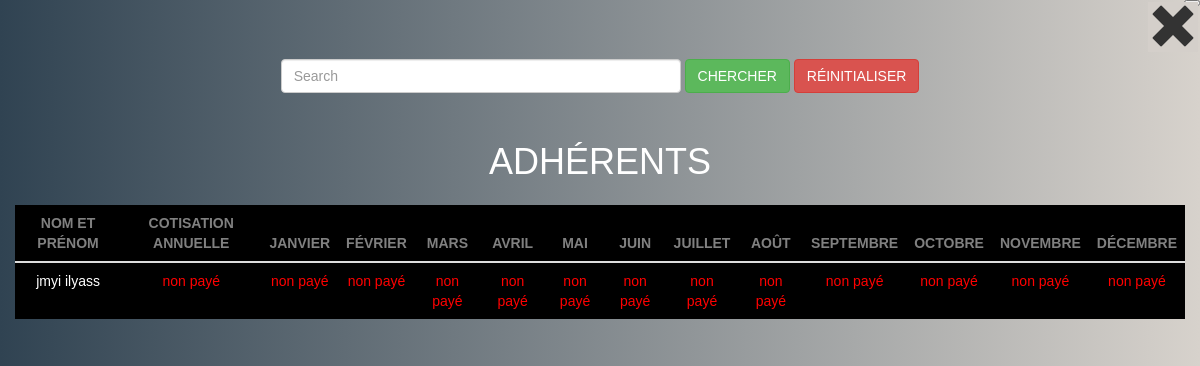
The app's page /paiement_adherent.php (signed in) with its own data.
### tables this page shows
CREATE TABLE `adherent_payment` (
  `adherent_code` varchar(20) NOT NULL,
  `cotisation` varchar(10) NOT NULL DEFAULT 'non payé',
  `janvier` varchar(10) NOT NULL DEFAULT 'non payé',
  `février` varchar(10) NOT NULL DEFAULT 'non payé',
  `mars` varchar(10) NOT NULL DEFAULT 'non payé',
  `avril` varchar(10) NOT NULL DEFAULT 'non payé',
  `mai` varchar(10) NOT NULL DEFAULT 'non payé',
  `juin` varchar(10) NOT NULL DEFAULT 'non payé',
  `juillet` varchar(10) NOT NULL DEFAULT 'non payé',
  `août` varchar(10) NOT NULL DEFAULT 'non payé',
  `septembre` varchar(10) NOT NULL DEFAULT 'non payé',
  `octobre` varchar(10) NOT NULL DEFAULT 'non payé',
  `novembre` varchar(10) NOT NULL DEFAULT 'non payé',
  `decembre` varchar(10) NOT NULL DEFAULT 'non payé'
);

CREATE TABLE `adherents` (
  `adherent_code` varchar(20) NOT NULL,
  `nom` varchar(15) NOT NULL,
  `prenom` varchar(15) NOT NULL,
  `date_naissance` date NOT NULL,
  `adresse` text NOT NULL,
  `telephone` varchar(12) NOT NULL,
  `date_inscription` date NOT NULL,
  `description` text,
  `code_frere` text
);

### paiement_adherent.php (the view, shortened to what this page needs)
<?php
try {
 $connect = connection();
      $request = $connect->prepare('SELECT nom,prenom,cotisation,janvier,février,mars,avril,mai,juin,juillet,août,septembre,octobre,novembre,decembre FROM adherents a , adherent_payment ad WHERE a.adherent_code = ad.adherent_code');
      $request->execute();
}
    catch (Exception $e) {
      $e->getMessage();
      }
?>
<!DOCTYPE html>
<html lang="en">
<head>
  <link rel="stylesheet" href="https://maxcdn.bootstrapcdn.com/bootstrap/3.4.1/css/bootstrap.min.css">
</head>
<body>
<div id="id01" class="modal">
<nav class="navbar text-center">
  <div class="container-fluid" >
     <form class="navbar-form " action="<?php $_SERVER['PHP_SELF'] ?>" method="GET">
      <div class="form-group">
        <input type="text" class="form-control" placeholder="Search" name="search" style="width: 400px;">
      </div>
      <button type="submit" class="btn btn-success " name="search_btn">CHERCHER</button>
      <button type="submit" class="btn  btn-danger" name="reset">RÉINITIALISER</button>
    </form>
  </div>
</nav>
    <div class="container-fluid text-center">
        <h1 id="title" >ADHÉRENTS</h1>
    <table class="table">
    <thead>
      <tr>
        <th>NOM ET PRÉNOM</th>
        <th>COTISATION ANNUELLE</th>
        <th>JANVIER</th>
        <th>FÉVRIER</th>
        <th>MARS</th>
        <th>AVRIL</th>
        <th>MAI</th>
        <th>JUIN</th>
        <th>JUILLET</th>
        <th>AOÛT</th>
        <th>SEPTEMBRE</th>
        <th>OCTOBRE</th>
        <th>NOVEMBRE</th>
        <th>DÉCEMBRE</th>
      </tr>
    </thead>
    <tbody>
        <?php
         while($data=$request->fetch() ){
             ?>
             <tr>
        <td> <a href="payment.php?nom=<?php echo $data['nom'];?>&prenom=<?php echo $data['prenom'];?>&type=adherent"><?php echo $data['nom'].' '.$data['prenom'];?> </a></td>
        <td><?php echo $data['cotisation'];?></td>
        <td><?php echo $data['janvier'];?></td>
        <td><?php echo $data['février'];?></td>
        <td><?php echo $data['mars'];?></td>
        <td><?php echo $data['avril'];?></td>
        <td><?php echo $data['mai'];?></td>
        <td><?php echo $data['juin'];?></td>
        <td><?php echo $data['juillet'];?></td>
        <td><?php echo $data['août'];?></td>
        <td><?php echo $data['septembre'];?></td>
        <td><?php echo $data['octobre'];?></td>
        <td><?php echo $data['novembre'];?></td>
        <td><?php echo $data['decembre'];?></td>
         </tr>
     <?php
         }
        ?>
    </tbody>
  </table>
  <form action="<?php echo htmlspecialchars($_SERVER['PHP_SELF']); ?>" method="GET">
        <button name="close"  id="close"> <span class="glyphicon glyphicon-remove" style="font-size: 50px;background-color:rgb(212,207,202)"></span></button>
      </form>
      </div>
    </div>
</body>
</html>

### paiement_adherent.php (style rules this page uses)
body { font-family: Arial, Helvetica, sans-serif; background-color: #304352; background-color: -webkit-linear-gradient(to right, #304352, #d7d2cc); background-color: linear-gradient(to right, #304352, #d7d2cc); }
* { box-sizing: border-box; }
.glyphicon-remove,#close { position: absolute; top:0%; right: 0%; }
.modal { display:block; position: fixed; z-index: 1; left: 0; top: 0; align-items: center; width: 100%; height: 100%; overflow: auto; padding-top: 50px; background: #304352; background: -webkit-linear-gradient(to right, #304352, #d7d2cc); background: linear-gradient(to right, #304352, #d7d2cc); }
a { color: white; }
table { margin: 2% auto 15% auto; width: 90%; z-index: 9999; background-color: black; }
th { text-align: center; color: grey; }
tr { text-align: center; color:white; }
#title { color: white; }
.navbar { text-align: center; }

### records on screen
adherent_payment: adherent_code.nom "jmyi", adherent_code.prenom "ilyass", cotisation "non payé", janvier "non payé", février "non payé", mars "non payé", avril "non payé", mai "non payé", juin "non payé", juillet "non payé", août "non payé", septembre "non payé", octobre "non payé", novembre "non payé", decembre "non payé"
